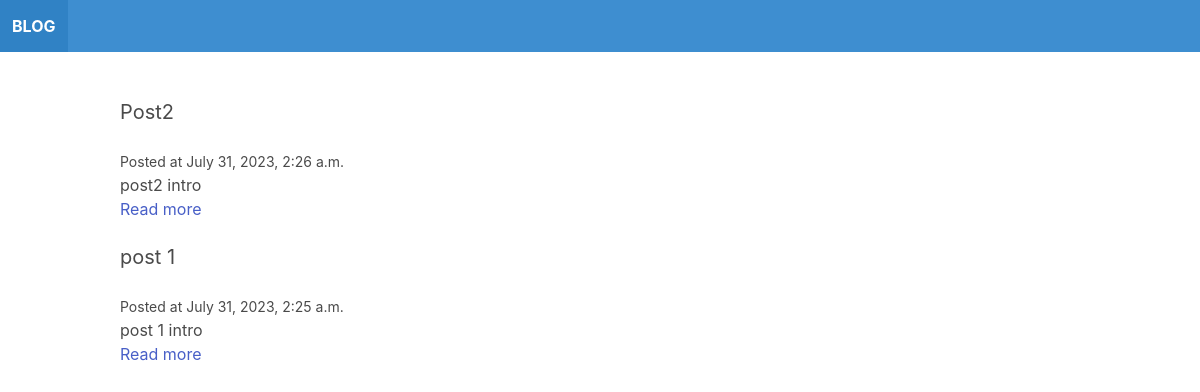
The page / on the database its author committed.
### blog/models.py (models this page shows)
class Post(models.Model):
    title = models.CharField(max_length=255)
    slug = models.SlugField()
    intro = models.TextField()
    body = models.TextField()
    date_added = models.DateTimeField(auto_now_add=True)
    class Meta:
        ordering = ['-date_added']

### blog/views.py (the view)
# urls.py: path('', frontpage, name='frontpage'),
def frontpage(request):
    posts = Post.objects.all()
    return render(request, 'blog/frontpage.html', {'posts': posts})

### blog/templates/blog/frontpage.html
{% extends 'blog/base.html' %}
{% block content %}
    {% for post in posts %}
        <div class="post block">
            <h2 class="subtitle">{{ post.title }}</h2>
            <small>Posted at {{ post.date_added }}</small>
            <p>{{ post.intro }}</p>
            <a href="{% url 'post_detail' post.slug %}">Read more</a>
        </div>
    {% endfor %}
{% endblock %}

### rows shown on the page
Post: title "Post2", date_added "July 31, 2023, 2:26 a.m.", intro "post2 intro"
Post: title "post 1", date_added "July 31, 2023, 2:25 a.m.", intro "post 1 intro"
